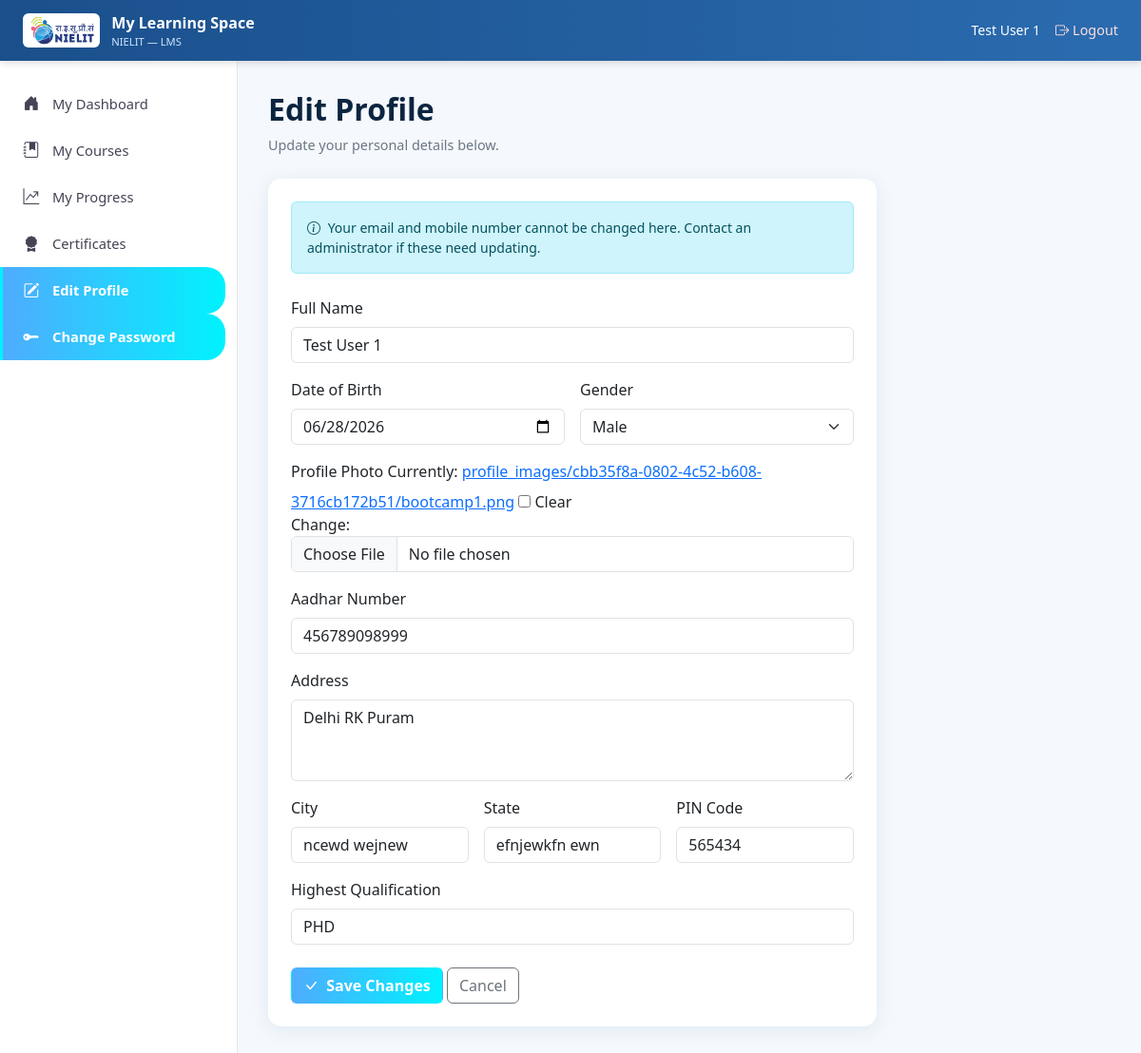
The page /profile/edit/ (signed in) on the database its author committed.
### accounts/models.py (models this page shows, shortened)
class User(AbstractBaseUser, PermissionsMixin):
    class Role(models.TextChoices):
        SUPERADMIN = 'superadmin', 'Super Admin'
        ADMIN = 'admin', 'Admin'
        USER = 'user', 'User'
    id = models.UUIDField(primary_key=True, default=uuid.uuid4, editable=False)
    email = models.EmailField(unique=True)
    contact = models.CharField(max_length=10, unique=True, null=True, blank=True, validators=[phone_validator])
    role = models.CharField(max_length=20, choices=Role.choices, default=Role.USER)
    is_active = models.BooleanField(default=True)
    is_staff = models.BooleanField(default=False)   # True for admin + superadmin
    date_joined = models.DateTimeField(auto_now_add=True)
    updated_at = models.DateTimeField(auto_now=True)
    USERNAME_FIELD = 'email'
    REQUIRED_FIELDS = []
    objects = CustomUserManager()
    class Meta:
        db_table = 'accounts_user'
        indexes = [
            models.Index(fields=['email']),
            models.Index(fields=['contact']),
            models.Index(fields=['role']),
        ]

### user/models.py (models this page shows, shortened)
class LearnerProfile(models.Model):
    class Gender(models.TextChoices):
        MALE = 'male', 'Male'
        FEMALE = 'female', 'Female'
        OTHER = 'other', 'Other'
    id = models.UUIDField(primary_key=True, default=uuid.uuid4, editable=False)
    user = models.OneToOneField(User, on_delete=models.CASCADE, related_name='learner_profile')
    enrollment_number = models.CharField(max_length=13, unique=True, editable=False)  # format: YYYYMM-XXXXXX
    full_name = models.CharField(max_length=150, blank=True)
    date_of_birth = models.DateField(null=True, blank=True)
    gender = models.CharField(max_length=10, choices=Gender.choices, blank=True)
    aadhar_number = models.CharField(max_length=12, blank=True, validators=[aadhar_validator])
    address = models.TextField(blank=True)
    city = models.CharField(max_length=100, blank=True)
    state = models.CharField(max_length=100, blank=True)
    pin_code = models.CharField(max_length=6, blank=True, validators=[pincode_validator])
    highest_qualification = models.CharField(max_length=150, blank=True)
    profile_image = models.ImageField(upload_to=profile_image_upload_path, null=True, blank=True)
    profile_completed = models.BooleanField(default=False)
    created_at = models.DateTimeField(auto_now_add=True)
    updated_at = models.DateTimeField(auto_now=True)
    class Meta:
        db_table = 'user_learnerprofile'
        indexes = [
            models.Index(fields=['enrollment_number']),
        ]

### user/views.py (the view)
# urls.py: path('profile/edit/', views.profile_edit_view, name='profile_edit'),
@login_required(login_url='user:login')
def profile_edit_view(request):
    profile = request.user.learner_profile
    form = ProfileEditForm(request.POST or None, request.FILES or None, instance=profile)
    if request.method == 'POST' and form.is_valid():
        form.save()
        messages.success(request, "Profile updated successfully.")
        return redirect('user_dashboard:home')
    return render(request, 'user/profile_edit.html', {'form': form, 'active_page': 'profile'})

### user/forms.py (shortened to what this page needs)
class ProfileEditForm(forms.ModelForm):
    class Meta:
        model = LearnerProfile
        fields = [
            'full_name', 'date_of_birth', 'gender', 'aadhar_number',
            'address', 'city', 'state', 'pin_code',
            'highest_qualification', 'profile_image',
        ]
        widgets = {
            'full_name': forms.TextInput(attrs={'class': TEXT_INPUT_CLASS}),
            'date_of_birth': forms.DateInput(attrs={'class': TEXT_INPUT_CLASS, 'type': 'date'}),
            'gender': forms.Select(attrs={'class': 'form-select'}),
            'aadhar_number': forms.TextInput(attrs={'class': TEXT_INPUT_CLASS, 'maxlength': '12'}),
            'address': forms.Textarea(attrs={'class': TEXT_INPUT_CLASS, 'rows': 3}),
            'city': forms.TextInput(attrs={'class': TEXT_INPUT_CLASS}),
            'state': forms.TextInput(attrs={'class': TEXT_INPUT_CLASS}),
            'pin_code': forms.TextInput(attrs={'class': TEXT_INPUT_CLASS, 'maxlength': '6'}),
            'highest_qualification': forms.TextInput(attrs={'class': TEXT_INPUT_CLASS}),
            'profile_image': forms.ClearableFileInput(attrs={'class': 'form-control'}),
        }

### user/templates/user/profile_edit.html (shortened to what this page needs)
{% extends "user_dashboard/base_user.html" %}
{% block content %}
<div class="page-header mb-4">
    <h2>Edit Profile</h2>
    <p>Update your personal details below.</p>
</div>
<div class="card-glow p-4" style="max-width: 640px;">
    <div class="alert alert-info small mb-4">
        <i class="bi bi-info-circle me-1"></i>
        Your email and mobile number cannot be changed here. Contact an administrator if these need updating.
    </div>
    <form method="post" enctype="multipart/form-data" novalidate>
        <div class="mb-3">
            <label class="form-label">Full Name</label>
            {{ form.full_name }}
        </div>
        <div class="row g-3 mb-3">
            <div class="col-md-6">
                <label class="form-label">Date of Birth</label>
                {{ form.date_of_birth }}
            </div>
            <div class="col-md-6">
                <label class="form-label">Gender</label>
                {{ form.gender }}
            </div>
        </div>
        <div class="mb-3">
            <label class="form-label">Profile Photo</label>
            {{ form.profile_image }}
        </div>
        <div class="mb-3">
            <label class="form-label">Aadhar Number</label>
            {{ form.aadhar_number }}
        </div>
        <div class="mb-3">
            <label class="form-label">Address</label>
            {{ form.address }}
        </div>
        <div class="row g-3 mb-3">
            <div class="col-md-4">
                <label class="form-label">City</label>
                {{ form.city }}
            </div>
            <div class="col-md-4">
                <label class="form-label">State</label>
                {{ form.state }}
            </div>
            <div class="col-md-4">
                <label class="form-label">PIN Code</label>
                {{ form.pin_code }}
            </div>
        </div>
        <div class="mb-4">
            <label class="form-label">Highest Qualification</label>
            {{ form.highest_qualification }}
        </div>
        <button type="submit" class="btn text-white" style="background: linear-gradient(90deg, #4facfe, #00f2fe); font-weight: 600;">
            <i class="bi bi-check-lg me-1"></i> Save Changes
        </button>
        <a href="{% url 'user_dashboard:home' %}" class="btn btn-outline-secondary">Cancel</a>
    </form>
</div>
{% endblock %}

### user_dashboard/templates/user_dashboard/base_user.html (shortened to what this page needs)
{% load static %}
<!DOCTYPE html>
<html lang="en">
<head>
    <link href="https://cdn.jsdelivr.net/npm/bootstrap@5.3.3/dist/css/bootstrap.min.css" rel="stylesheet">
    <link rel="stylesheet" href="https://cdn.jsdelivr.net/npm/bootstrap-icons@1.11.3/font/bootstrap-icons.css">
</head>
<body>
    <header class="topbar">
        <div class="brand">
            <img src="{% static 'assets/nielit_logo.jpg' %}" alt="NIELIT Logo">
            <div class="brand-text">
                My Learning Space
                <small>NIELIT &mdash; LMS</small>
            </div>
        </div>
        <div class="d-flex align-items-center gap-3">
            <span class="small">{{ request.user.learner_profile.full_name|default:request.user.email }}</span>
            <a href="{% url 'user:logout' %}" class="logout-link"><i class="bi bi-box-arrow-right"></i> Logout</a>
        </div>
    </header>
    <nav class="sidebar" id="sidebarNav">
        <a href="{% url 'user_dashboard:home' %}" class="nav-link {% if active_page == 'home' %}active{% endif %}">
            <i class="bi bi-house-door-fill"></i> My Dashboard
        </a>
        <a href="{% url 'course:my_courses' %}" class="nav-link {% if active_page == 'my_courses' %}active{% endif %}">
            <i class="bi bi-journal-bookmark-fill"></i> My Courses
        </a>
        <a href="#" class="nav-link"><i class="bi bi-graph-up-arrow"></i> My Progress</a>
        <a href="#" class="nav-link"><i class="bi bi-award-fill"></i> Certificates</a>
        <a href="{% url 'user:profile_edit' %}" class="nav-link {% if active_page == 'profile' %}active{% endif %}">
            <i class="bi bi-pencil-square"></i> Edit Profile
        </a>
        <a href="{% url 'user:change_password' %}" class="nav-link {% if active_page == 'profile' %}active{% endif %}">
            <i class="bi bi-key-fill"></i> Change Password
        </a>
    </nav>
    <main class="main-content">
        {% block content %}{% endblock %}
    </main>
</body>
</html>

### user_dashboard/templates/user_dashboard/base_user.html (style rules this page uses)
:root { --sidebar-width: 250px; --topbar-height: 64px; --grad-start: #4facfe; --grad-end: #00f2fe; }
body { font-family: 'Segoe UI', sans-serif; background: #f5f8fc; margin: 0; }
.topbar { height: var(--topbar-height); background: linear-gradient(90deg, #1a4f8b, #2b6cb0); color: #fff; display: flex; align-items: center; justify-content: space-between; padding: 0 1.5rem; position: fixed; top: 0; left: 0; right: 0; z-index: 1030; box-shadow: 0 2px 8px rgba(0,0,0,0.15); }
.topbar .brand { display: flex; align-items: center; gap: 0.75rem; }
.topbar .brand img { height: 36px; background: #fff; border-radius: 6px; padding: 2px; }
.topbar .brand-text { font-weight: 600; }
.topbar .brand-text small { display: block; font-size: 0.7rem; color: #d3e6ff; font-weight: 400; }
.topbar a.logout-link { color: #ffe0e0; text-decoration: none; font-size: 0.9rem; }
.sidebar { position: fixed; top: var(--topbar-height); left: 0; bottom: 0; width: var(--sidebar-width); background: #fff; border-right: 1px solid #e2e6ea; padding-top: 1.25rem; z-index: 1020; }
.sidebar .nav-link { display: flex; align-items: center; gap: 0.75rem; color: #445; padding: 0.75rem 1.25rem; font-weight: 500; font-size: 0.92rem; border-left: 3px solid transparent; border-radius: 0 20px 20px 0; margin-right: 0.75rem; transition: all 0.15s; }
.sidebar .nav-link i { font-size: 1.05rem; width: 20px; text-align: center; }
.sidebar .nav-link.active { background: linear-gradient(90deg, var(--grad-start), var(--grad-end)); color: #fff; font-weight: 600; }
.main-content { margin-left: var(--sidebar-width); margin-top: var(--topbar-height); padding: 2rem; }
.page-header h2 { font-weight: 700; color: #0a2540; }
.page-header p { color: #6b7785; font-size: 0.9rem; }
.card-glow { background: #fff; border-radius: 14px; border: none; box-shadow: 0 4px 18px rgba(43,108,176,0.10); }

### rows shown on the page
User: user.learner_profile.full_name "Test User 1"
LearnerProfile: full_name "Test User 1", date_of_birth "06/28/2026", gender "Male", aadhar_number "456789098999", address "Delhi RK Puram", city "ncewd wejnew", state "efnjewkfn ewn", pin_code "565434", highest_qualification "PHD"
